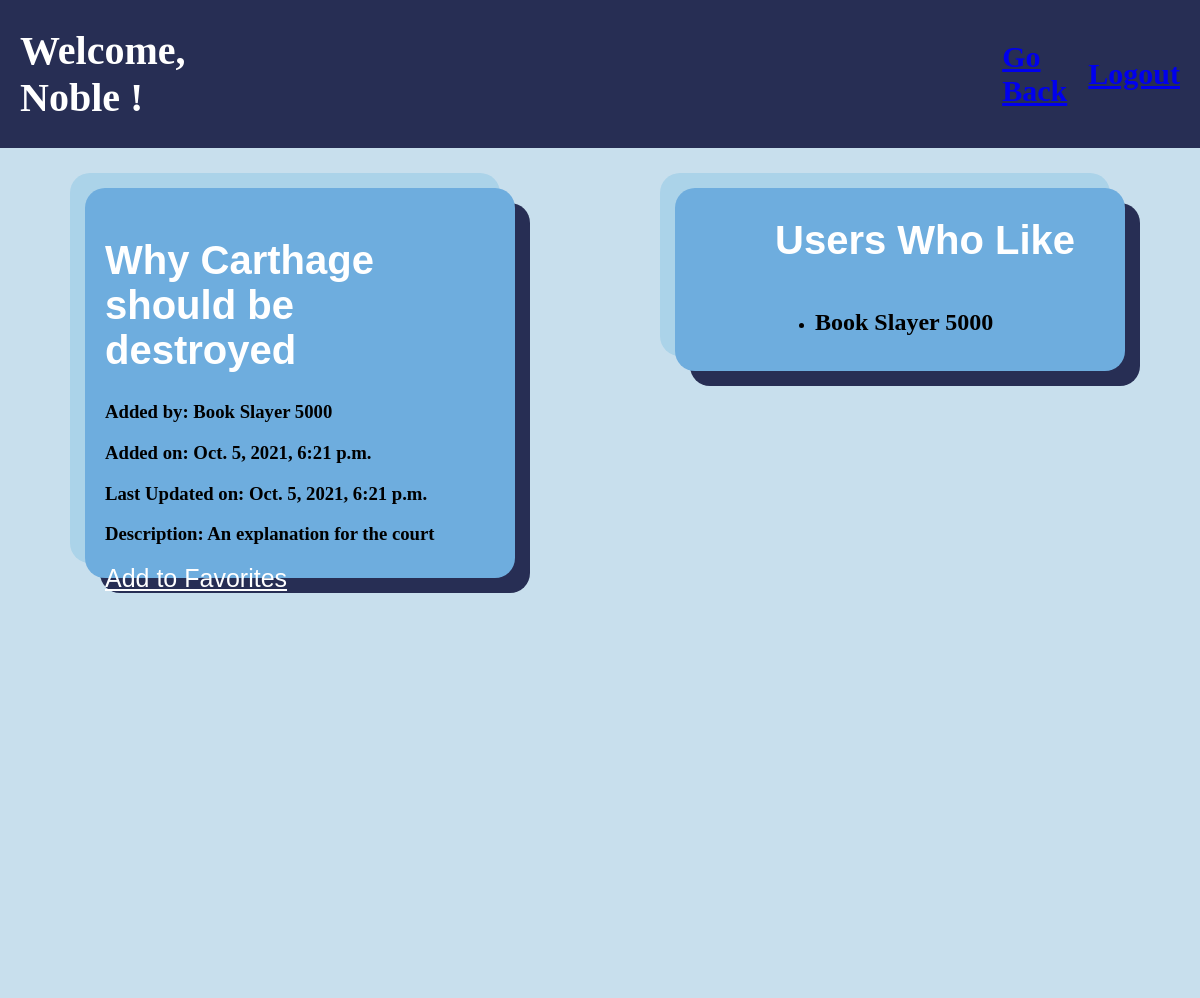
Screenshot of /book_page/29 (signed in) with the database file from the repository.
### books/models.py (models this page shows)
class User(models.Model):
    first_name = models.CharField(max_length=255)
    last_name = models.CharField(max_length=255)
    email = models.CharField(max_length=255)
    password = models.CharField(max_length=255)
    created_at = models.DateTimeField(auto_now_add=True)
    updated_at = models.DateTimeField(auto_now=True)
    objects = UserManager()

class Book(models.Model):
    title = models.CharField(max_length=255)
    description = models.TextField(default="Book Description")
    uploaded_by = models.ForeignKey(User, related_name="books_uploaded", on_delete=CASCADE)
    users_who_liked = models.ManyToManyField(User, related_name="books_liked")
    created_at = models.DateTimeField(auto_now_add=True)
    updated_at = models.DateTimeField(auto_now=True)
    objects = BookManager()

### books/views.py (the view)
# urls.py: path('book_page/<int:id>', views.book_page),
def book_page(request, id):
    user = User.objects.get(id=request.session['userid'])
    book = Book.objects.filter(id=id)
    if book:
        current_book = book[0]
    context = {
        "book": current_book,
        "user": user
    }
    return render(request, 'book_page.html', context)

### books/templates/book_page.html (shortened to what this page needs)
<!DOCTYPE html>
<html lang="en">
<head>
    <link rel="stylesheet" href="/static/login_and_register.css">
</head>
<body>
    <div class="header">
        <h1 id="fav_books">Welcome, {{user.first_name}}!</h1>
        <h2 id="go_back"><a href="/favorite_books">Go Back</a></h2>
        <h2 id="logout"><a href="/">Logout</a></h2>
    </div>
    <section id="grid_bookpage">
        <div class="book_container">
            <div action="/login_user">
                <form action="/delete_book/{{book.id}}" method="POST" id="delete_book">
                    <h1 id="register_header">{{book.title}}</h1>
                </form>
                <div id="view_book_container">
                    <h3 class="book_field">Added by: {{book.uploaded_by.first_name}} {{book.uploaded_by.last_name}}</h3>
                    <h3 class="book_field">Added on: {{book.created_at}}</h3>
                    <h3 class="book_field">Last Updated on: {{book.updated_at}}</h3>
                    {% if book.uploaded_by.id == request.session.userid %}
                        <form action="/edit_book/{{book.id}}" id="description_field" method="POST">
                            {% csrf_token %}
                            <h3 class="book_field">Description: </h3>
                            <input type="hidden" name="title" value="{{book.title}}">
                            <textarea name="description" id="edit_description" cols="25" rows="3">{{book.description}}</textarea>
                            <div id="update_buttons">
                                <button class="edit_button">Update</button>
                            </div>
                        </form>
                    {% else %}
                        <h3>Description: {{book.description}}</h3>
                    {% endif %}
                    {% if user not in book.users_who_liked.all %}
                        <a href="/add_fav/{{book.id}}" class="label_field">Add to Favorites</a>
                    {% endif %}
                </div>
            </div>
        </div>
        <div class="list_of_books">
            <h1 id="register_header">Users Who Like</h1>
            <ul>
                {% for user in book.users_who_liked.all %}
                    <li><h2>{{user.first_name}} {{user.last_name}}{% if request.session.userid == user.id %} <a href="/unfavorite/{{book.id}}"> (Unfavorite)</a> {% endif %}</h2></li>
                {% endfor %}
            </ul>
        </div>
    </section>
</body>
</html>

### books/static/login_and_register.css (style rules this page uses)
.header { width: 100%; height: auto; background-color: #272E54; display: flex; justify-content: space-between; align-items: center; }
#fav_books { color: white; padding-left: 20px; font-size: 40px; }
#logout { font-size: 30px; color: white; padding-right: 20px; }
body { margin: 0px; }
#grid_bookpage { width: 100%; height: 100vh; display: grid; grid-template-columns: repeat(2, 1fr); grid-template-rows: repeat(1, 1fr); background-color: #C8DFED; padding-bottom: 50px; }
.list_of_books { margin: 40px 75px 20px 75px; padding-left: 100px; height: auto; display: flex; flex-direction: column; align-self: flex-start; background-color: #6EADDE; border-radius: 20px; box-shadow: 15px 15px #272E54, -15px -15px #ABD3E9; }
.book_container { margin: 40px 85px 20px 85px; padding: 20px; min-height: 315px; max-height: 350px; display: flex; flex-direction: column; align-items: center; background-color: #6EADDE; border-radius: 20px; box-shadow: 15px 15px #272E54, -15px -15px #ABD3E9; }
#go_back { margin-left: 750px; font-size: 30px; color: white; }
#register_header { margin: 30px 0px 10px 0px; font-family: 'Gill Sans', 'Gill Sans MT', Calibri, 'Trebuchet MS', sans-serif; font-size: 40px; color: white; }
.label_field { color: white; font-size: 25px; font-family: 'Gill Sans', 'Gill Sans MT', Calibri, 'Trebuchet MS', sans-serif; width: 40%; }
#delete_book { display: flex; align-items: center; }

### rows the page displays
User: first_name "Noble"
Book: title "Why Carthage should be destroyed", uploaded_by.first_name "Book", uploaded_by.last_name "Slayer 5000", created_at "Oct. 5, 2021, 6:21 p.m.", updated_at "Oct. 5, 2021, 6:21 p.m.", description "An explanation for the court"
User: first_name "Book", last_name "Slayer 5000"
